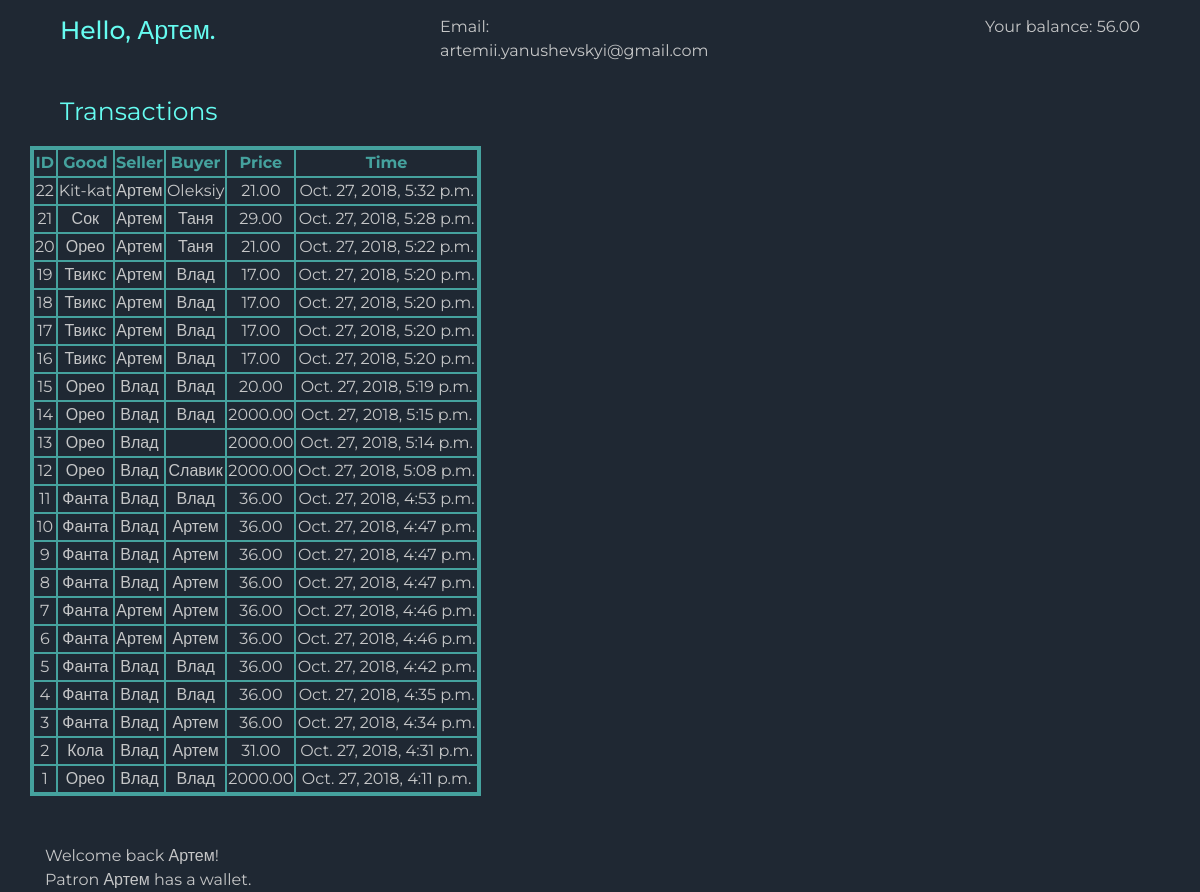
The app's page /retail/patron/Артем/, older data.
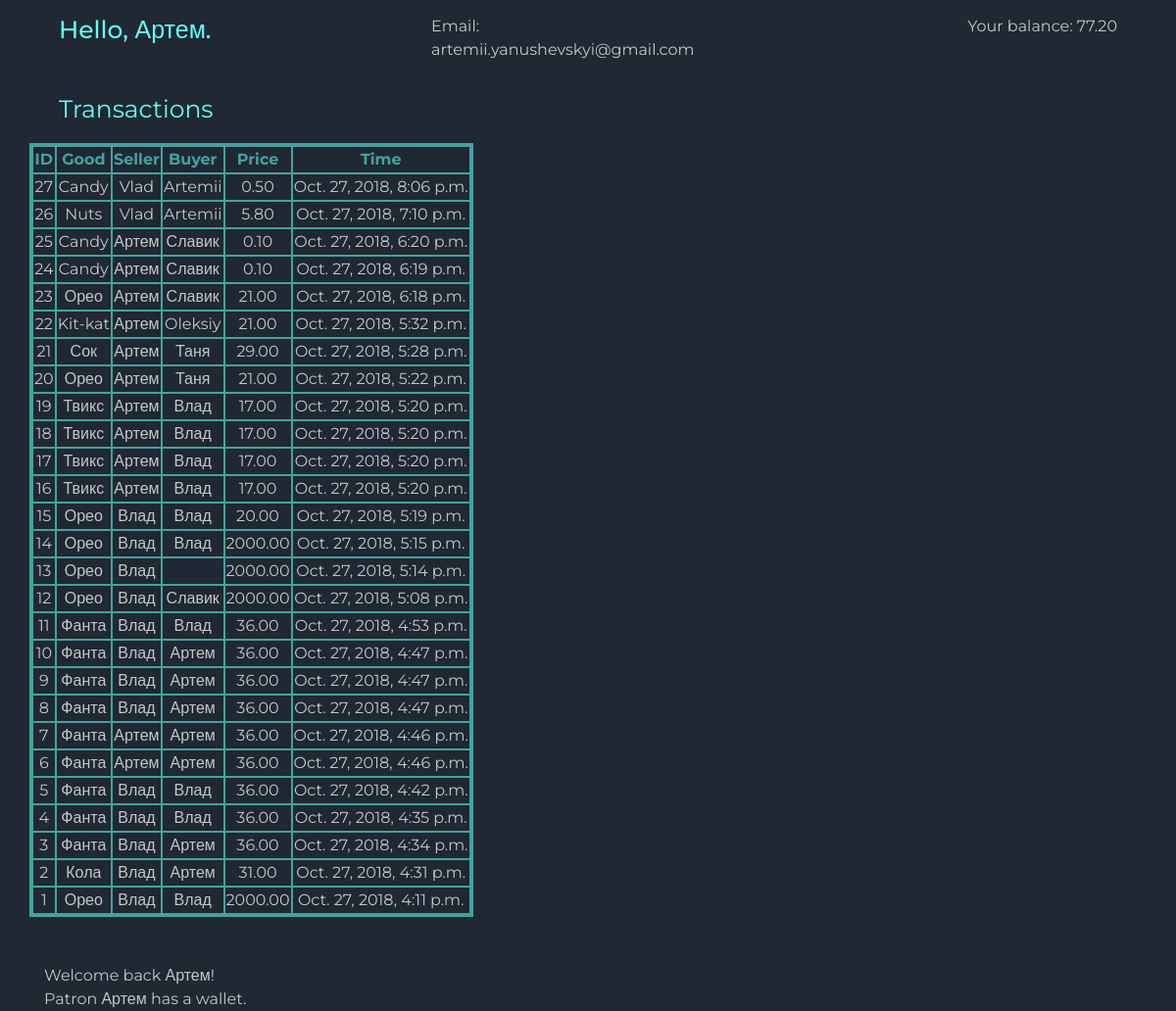
The same page, newer data.
### retail/models.py (models this page shows)
class Patron(models.Model):
    nickname = models.CharField(max_length=40)
    email = models.CharField(max_length=20, null=True)

class Wallet(models.Model):
    balance = models.DecimalField(decimal_places=2, max_digits=10, default=0)
    patron = models.OneToOneField(
        Patron, related_name='wallet', on_delete=models.PROTECT
    )
    class Meta:
        verbose_name = 'Wallet'
        verbose_name_plural = ' Wallets'

class Purchase(models.Model):
    name = models.CharField(max_length=255)
    price = models.DecimalField(default=0, max_digits=10, decimal_places=2)
    seller = models.ForeignKey(Patron, on_delete=models.CASCADE, related_name='seller')
    buyer = models.ForeignKey(Patron, on_delete=models.CASCADE, related_name='buyer')
    created = models.DateTimeField(auto_now_add=True)
    class Meta:
        verbose_name = 'Purchase'
        verbose_name_plural = 'Purchases'

### retail/templates/retail/dashboard.html (shortened to what this page needs)
{% load static %}
<!doctype html>
<html lang="en">
  <head>
    <link rel="stylesheet" href="https://stackpath.bootstrapcdn.com/bootstrap/4.1.3/css/bootstrap.min.css">
    <link rel="stylesheet" href="{% static 'css/style.css' %}">
  </head>
  <body>
  <div class='container'>
    <div class="row align-items-start justify-content-between">
      <div class="col-4"><h1>Hello, {{ patron.nickname }}.</h1></div>
      <div class="col-4"><p>Email: {{ patron.email }}</p></div>
      <div class="col-4 text-right"><p>Your balance: {{ wallet.balance }}</p></div>
    </div>
    <div class="row align-items-center">
      Transactions
    </div>
    <div class="row align-items-end">
      <div id="purchases">
        <table class="table-responsive">
          <tr><th>ID</th><th>Good</th><th>Seller</th><th>Buyer</th><th>Price</th><th>Time</th></tr>
          {% for purchase in purchases %}
          <tr><td>{{ purchase.pk }}</td><td>{{ purchase.name }}</td><td>{{ purchase.seller.nickname }}</td><td>{{ purchase.buyer.nickname }}</td><td>{{ purchase.price }}</td><td>{{ purchase.created }}</td></tr>
          {% endfor %}
        </table>
      </div>
    </div><br><br>
    {{ message | safe }}
  </div>
  </body>
</html>

### retail/static/css/style.css (style rules this page uses)
body { font-family: "Montserrat", "Helvetica", "Lucida Sans", "Lucida Sans Unicode", "Luxi Sans", Tahoma, sans-serif; font-size: 16px; color: #c5c6c7; background-color: #1f2833; }
h1, h2, h3, h4, h5, h6, .align-items-center { font-size: 25px; color: #66fcf1; margin: 15px; }
p { margin: 15px; }
table, td, th { text-align: center; border: 2px solid #45a29e; }
th { color: #45a29e; }

Row changes from the older to the newer data that the page shows:
changed Wallet: balance "56.00" → "77.20"
added Purchase: pk "27", name "Candy", seller.nickname "Vlad", buyer.nickname "Artemii", price "0.50", created "Oct. 27, 2018, 8:06 p.m."
added Purchase: pk "26", name "Nuts", seller.nickname "Vlad", buyer.nickname "Artemii", price "5.80", created "Oct. 27, 2018, 7:10 p.m."
added Purchase: pk "25", name "Candy", seller.nickname "Артем", buyer.nickname "Славик", price "0.10", created "Oct. 27, 2018, 6:20 p.m."
added Purchase: pk "24", name "Candy", seller.nickname "Артем", buyer.nickname "Славик", price "0.10", created "Oct. 27, 2018, 6:19 p.m."
added Purchase: pk "23", name "Орео", seller.nickname "Артем", buyer.nickname "Славик", price "21.00", created "Oct. 27, 2018, 6:18 p.m."
